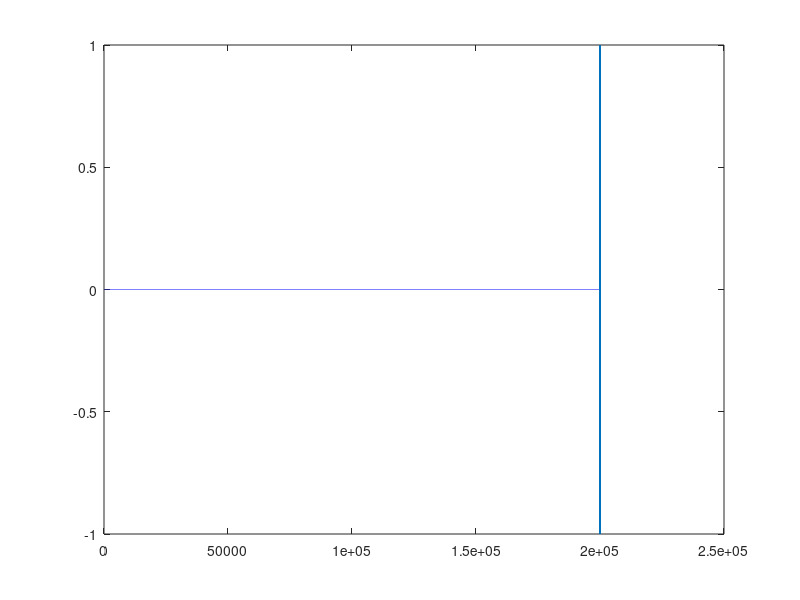

This chart was generated by the following MATLAB code:
function r = Transmitter()

close all;

    function padded = padSignal(signal)
        %pads signal vector with 1e5 zeros in the beginning.
        padded = [zeros(1e5,1); signal];
    end

    function void = writeToDATFile(signal,fileName)
       %writes a signal vector to a DAT file with specified name. The
       %real part of the vector is interleaved with the imaginary part
       %of the vector. Ex [1+2i,3+4i,0+1i...] is converted to 
       %[1,2,3,4,0,1...] and then written to the DAT file since the UHD
       %expects this format.
       file = fopen(fileName, 'w');
       realSignal = real(signal);
       imagSignal = imag(signal);
       toWrite = zeros(1,2*length(signal));
       toWrite(1:2:end) = realSignal;
       toWrite(2:2:end) = imagSignal;
       plot(toWrite);
       fwrite(file, toWrite, 'float32');
       fclose(file);
    end

    function img = getGreyscale(fileName)
       %returns matrix w/ byte vals from 0 to 255 representing
       %grayscale values of image stored in file.
       img = rgb2gray(imread(fileName));
    end

    function bits = byteToBit(bytes)
        bits = zeros(length(bytes)*8,1);
        for i = 1:length(bytes)
           bits(8*(i-1)+1:8*(i-1)+8) = de2bi(bytes(i),8); 
        end
    end

    function bytes = bitToByte(bits)
        bytes = zeros(length(bits)/8,1);
        for i = 1:length(bytes)
           bytes(i) = bi2de(bits(8*(i-1)+1:8*(i-1)+8)');
        end
    end

    function imageBits = imageToBitVector(fileName)
       %returns image file as a bit vector (column).
       %the image is reshaped by concatenating columns, ex. the first 16
       %elements of the vector will represent byte vals of the first 2 
       %pixels in the top ROW of the image.
       img = getGreyscale(fileName);
       bytes = reshape(img,1,[]);
       imageBits = byteToBit(bytes);
    end

    function img = bitsToImage(bits,shape)
       %takes bit vector and image shape (ex) [400 400] for a 400 by 400
       %pixel image, and creates the image.
       bytes = bitToByte(bits);
       img = reshape(bytes,shape(0),shape(1));
    end

    function stringBits = stringToBitVector(string)
       %converts a string to a bit vector array (column). Unicode
       %chars, so each letter is a byte.
       bytes = uint8(string); %the char function will convert back
       stringBits = byteToBit(bytes);
    end

    function string = bitsToString(bits)
        %converts a bit vector into a string
        bytes = bitToByte(bits);
        string = char(bytes');
    end

    function encoded = encodeBits(bits,amplitude)
       %converts bit array of ones and zeros to bit array of +V and -V
       %where V is the amplitude specified.
       encoded = bits(:);
       encoded(encoded == 0) = -1;
       encoded = encoded * amplitude;
    end

    function bits = decodeSignal(signal)
       %converts signal to bits with the assumption
       %that signal is entirely real and that > 0 = 1 and < 0 = 0
       bits = signal(:);
       bits(bits >= 0) = 1;
       bits(bits < 0) = 0;
    end

    function void = transmitImage(fileName)
        SIGNAL_AMP = 50;
        imgBits = imageToBitVector(fileName);
        signal = padSignal(encodeBits(imgBits,SIGNAL_AMP));
        writeToDATFile(signal,'image.dat');
    end

    function void = transmitString(string)
        SIGNAL_AMP = 1;
        stringBits = stringToBitVector(string);
        signal = padSignal(encodeBits(stringBits,SIGNAL_AMP));
        plot(signal);
        writeToDATFile(signal,'string.dat');
    end

    function void = testImgEncodeDecode(fileName)
       %encodes to and decodes from bit vector in order
       %to test img encoding functions.
       SIGNAL_AMP = 50;
       originalImg = getGreyScale(fileName);
       imgBits = imageToBitVector(originalImg);
       encoded = encodeBits(imgBits,SIGNAL_AMP);
       decoded = decodeSignal(encoded);
       %IMPLEMENT ME
    end

    function void = testStringEncodeDecode(string)
       %encodes to and decodes from bit vector in order
       %to test string encoding functions.
       SIGNAL_AMP = 50;
       stringBits = stringToBitVector(string);
       encoded = encodeBits(stringBits,SIGNAL_AMP);
       decoded = decodeSignal(encoded);
       string = bitsToString(decoded);
       disp(string);
    end

    %testImgEncodeDecode('sidhartan.jpg');
    %testStringEncodeDecode('abcdefghijklmnopqrstuvwxyz');
    %transmitImage('sidhartan.jpg');
    transmitString('hello');
    
end
